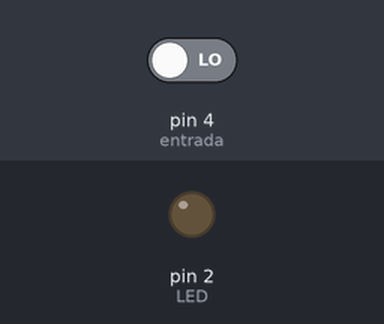
The sketch below on a simulated Arduino Uno, built with avr-gcc and run on an emulated ATmega328P. On the bench: output pins drawn as LEDs (lit = HIGH). Inputs (shaded band) come from the test bench; at power-on: pin 4 (entrada) LOW. What the sketch prints to the serial monitor is not drawn.

Above: at 1.2 s.
1.3 s: pin 4 (entrada) driven HIGH
At 1.8 s:
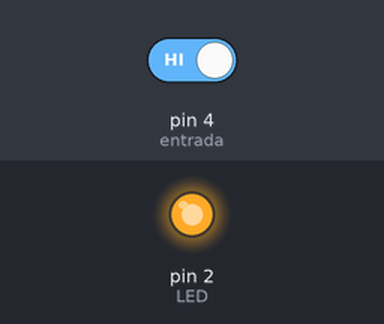
2.8 s: pin 4 (entrada) driven LOW
At 4.1 s:
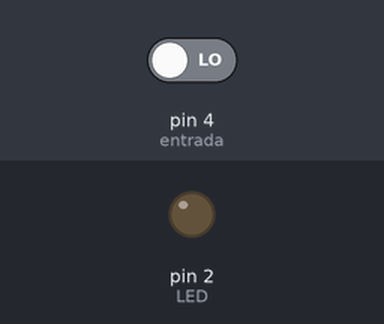
Timing chart, 0 to 5.8 s (numbered marks = the images above; inputs shaded):
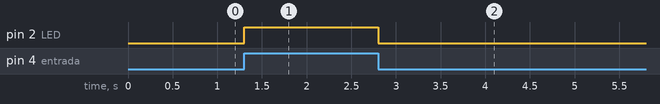

Measured:
- after the input at 1.3 s, pin 2 (LED): LOW → HIGH at once
- after the input at 2.8 s, pin 2 (LED): HIGH → LOW at once

The sketch:

C1_EntradaDig.ino
```cpp
#define LED 2
#define entrada 4

bool dato;

void setup(){
  Serial.begin(115200);

  pinMode(LED, OUTPUT);
  pinMode(entrada, INPUT);
}

void loop(){
  dato = digitalRead(entrada);

  if (dato == 1){
    digitalWrite(LED, HIGH);
    Serial.print("La lectura es de: ");
    Serial.println(dato);
  }

  else {
    digitalWrite(LED, LOW);
    Serial.print("La lectura es de: ");
    Serial.println(dato);
  }
}
```
